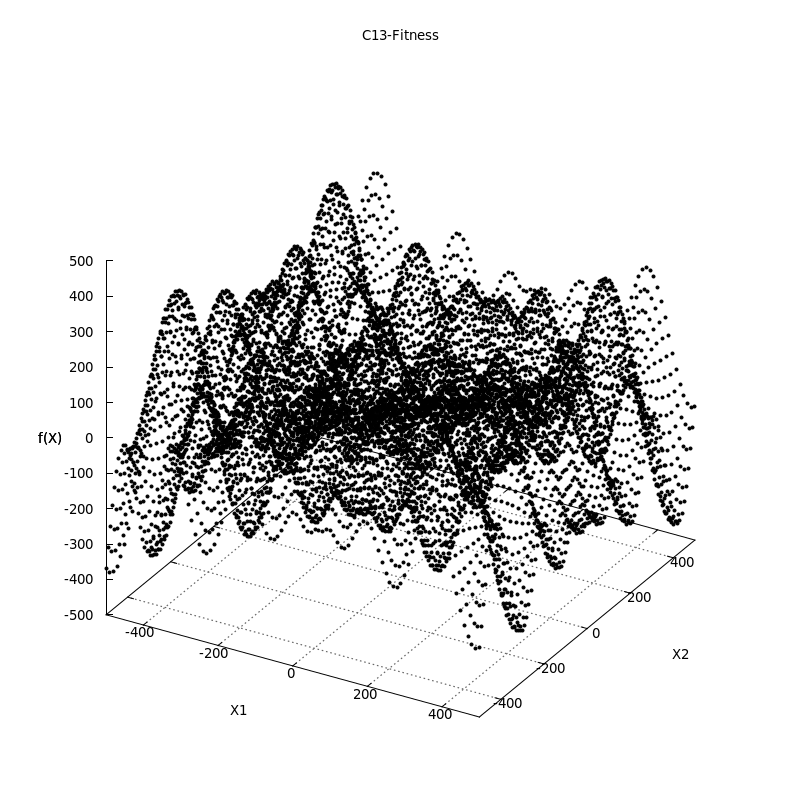

The gnuplot source for this figure:
set terminal pngcairo size 800,800 enhanced font 'Verdana,10'
set output "Fitness.png"
set title "C13-Fitness"
#
set yrange [-500:500]
set xrange [-500:500]
set xlabel "X1"
set ylabel "X2"
set zlabel "f(X)"
set grid ytics lt 0 lw 2 lc rgb "#666666"
set grid xtics lt 0 lw 2 lc rgb "#666666"
#
set ticslevel 0
#
splot "data/Fitness.dat" using 1:2:3 title '' pt 7 ps 0.5 lt 0
